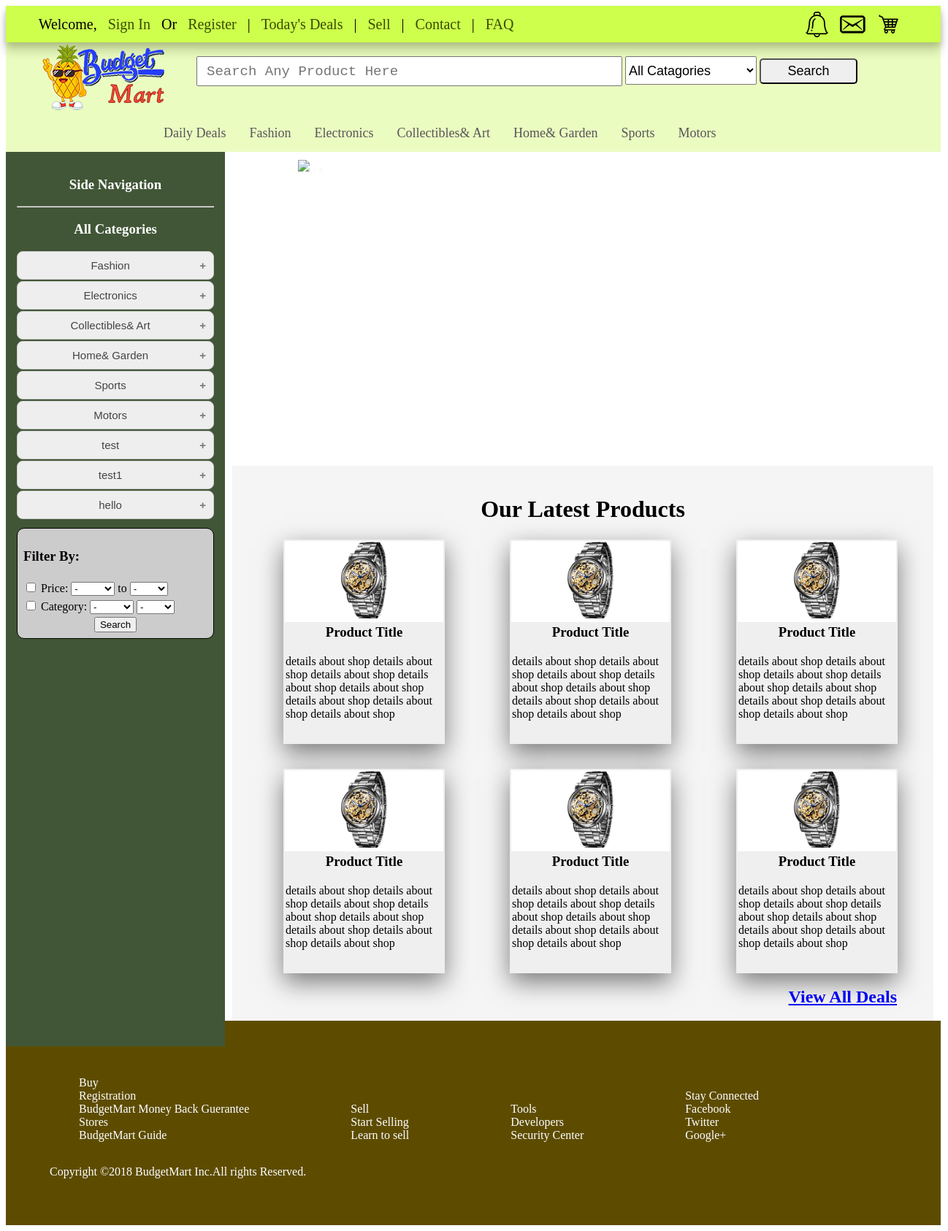
The page / on the database its author committed.
### tables this page shows
CREATE TABLE IF NOT EXISTS `category` (
  `cat_id` int(11) NOT NULL AUTO_INCREMENT,
  `cat_name` varchar(30) DEFAULT NULL,
  `cat_icon` varchar(30) DEFAULT NULL,
  `cat_pic` varchar(30) DEFAULT NULL,
  PRIMARY KEY (`cat_id`)
);

### index.php (the view, shortened to what this page needs)
<?php
  include('plugins/connect.php');
?>
<!DOCTYPE html>
<html>
<head>
	 <link rel="stylesheet" type="text/css" href="plugins/style.css">
</head>
<body>
<div class="nav-top">
	       <div class="nav-top-leftpart">
	       	 Welcome,
           <a href="login/">Sign In</a> Or
           <a href="Register/">Register</a> |
           <a href="#">Today's Deals</a> |
           <a href="#">Sell</a> |
           <a href="#">Contact</a> |
           <a href="#">FAQ</a>
	       </div>
         <div class="nav-top-rightpart">
      <a href="#"><img src="plugins/images/notifications_icon.png"></a>
         <a href="#"><img src="plugins/images/messege.png"></a>
          <a href="#"><img src="plugins/images/cart.png"></a>
         </div>
	  </div>
   <div class="nav-mid">
   	 <a href="index.php"> <img src="plugins/images/logo.png"></a>
   	 <div class="nav-mid_search">
   	 	<input style="    font-size: 19px;
    font-family: monospace;
    padding-left: 12px;" type="text" name="search" placeholder="Search Any Product Here">
   	   <select>
   	   	     <option>All Catagories</option>
   	   </select>
   	   <input type="submit" name="" value="Search">
   	 </div>
   </div>
   <div class="nav-bar">
     <ul>
      <li><a href="#">Daily Deals</a></li>
<?php
     $sql1="SELECT cat_name,cat_icon,cat_pic FROM category LIMIT 6;";
     $r1=$conn->query($sql1);
   if($r1->num_rows > 0)
 {
    while($cat_row = $r1->fetch_assoc())
    {
        $cat_name=$cat_row['cat_name'];
     ?>
   <li class="dropdown">
        <a class="dropbtn" href="#"><?php echo $cat_name; ?></a>
    </li>
   <?php
    }
 }
?>
     </ul>
   </div>
 <div class="side-nav">
    <h3 style="text-align:center;color:white;">Side Navigation</h3> <hr>
    <h3 style="text-align:center;color:white;">All Categories</h3>
    <div class="all-menu">
    <?php
          $sql="SELECT cat_id,cat_name FROM category";
     $r=$conn->query($sql);
     if($r->num_rows > 0)
 {
    while($row = $r->fetch_assoc())
    {
          $cat_name=$row['cat_name'];
?>
<button class="accordion" style="text-align:center;" > <?php echo $cat_name; ?> </button>
<?php
    }
}
    ?>
    </div>
  <form class="" action="index.html" method="post">
  <table style="background-color:#ccc;border-radius:10px;border:1px solid black;margin-top:10px;padding:5px;width:270px;">
    <tr>
      <td >   <h3 >Filter By:</h3> </td>
    </tr>
     <tr>
       <td>
         <input type="checkbox" name="price" value=""> Price:
         <select class="" name="">
           <option value="-"> - </option>
         </select>
         to
         <select class="" name="">
             <option value="-"> - </option>
         </select>
       </td>
     </tr>
     <tr>
       <td>
         <input type="checkbox" name="cat_info" value=""> Category:
         <select class="" name="">
            <option value="0"> - </option>
         </select>
         <select class="" name="">
             <option value="-"> -</option>
         </select>
       </td>
     </tr>
     <tr>
       <td style="text-align:center;">
         <input type="submit" name="search" value="Search">
       </td>
     </tr>
  </table>
  </form>
  </div>
	<div class="slideshow-container">
  <div class="mySlides fade">
    <div class="numbertext">1 / 3</div>
    <img src="plugins/images/slide_1.jpg">
  </div>
		</div>
  <div class="section">
     <h1>Our Latest Products</h1>  <br>
		       <div class="ad-post">
		       	  <table>
            <tr style="background-color: white;"><th ><a href="# "><img style="width: 30%;" src="plugins/images/watch_1.jpg"> </a> </th></tr>
              <tr ><td><a href="#"><h3 style="margin:0;text-align: center;">Product Title</h3> </a> </td></tr>
                  <tr ><td><p style="overflow: auto;">
                  details about shop details about shop details about shop details about shop
                  details about shop details about shop details about shop details about shop
                 </p></td></tr>
              </table>
          </div>
          <div class="ad-post">
              <table>
            <tr style="background-color: white;"><th ><a href="# "><img style="width: 30%;" src="plugins/images/watch_1.jpg"> </a> </th></tr>
              <tr ><td><a href="#"><h3 style="margin:0;text-align: center;">Product Title</h3> </a> </td></tr>
                  <tr ><td><p style="overflow: auto;">
                  details about shop details about shop details about shop details about shop
                  details about shop details about shop details about shop details about shop
                 </p></td></tr>
              </table>
          </div>
          <div class="ad-post">
              <table>
            <tr style="background-color: white;"><th ><a href="# "><img style="width: 30%;" src="plugins/images/watch_1.jpg"> </a> </th></tr>
              <tr ><td><a href="#"><h3 style="margin:0;text-align: center;">Product Title</h3> </a> </td></tr>
                  <tr ><td><p style="overflow: auto;">
                  details about shop details about shop details about shop details about shop
                  details about shop details about shop details about shop details about shop
                 </p></td></tr>
              </table>
          </div>
          <div class="ad-post">
              <table>
            <tr style="background-color: white;"><th ><a href="# "><img style="width: 30%;" src="plugins/images/watch_1.jpg"> </a> </th></tr>
              <tr ><td><a href="#"><h3 style="margin:0;text-align: center;">Product Title</h3> </a> </td></tr>
                  <tr ><td><p style="overflow: auto;">
                  details about shop details about shop details about shop details about shop
                  details about shop details about shop details about shop details about shop
                 </p></td></tr>
              </table>
          </div>
          <div class="ad-post">
              <table>
            <tr style="background-color: white;"><th ><a href="# "><img style="width: 30%;" src="plugins/images/watch_1.jpg"> </a> </th></tr>
              <tr ><td><a href="#"><h3 style="margin:0;text-align: center;">Product Title</h3> </a> </td></tr>
                  <tr ><td><p style="overflow: auto;">
                  details about shop details about shop details about shop details about shop
                  details about shop details about shop details about shop details about shop
                 </p></td></tr>
              </table>
          </div>
          <div class="ad-post">
              <table>
            <tr style="background-color: white;"><th ><a href="# "><img style="width: 30%;" src="plugins/images/watch_1.jpg"> </a> </th></tr>
              <tr ><td><a href="#"><h3 style="margin:0;text-align: center;">Product Title</h3> </a> </td></tr>
                  <tr ><td><p style="overflow: auto;">
                  details about shop details about shop details about shop details about shop
                  details about shop details about shop details about shop details about shop
                 </p></td></tr>
              </table>
          </div>
         <h2><a href="#">View All Deals</a></h2>
	</div>
  <div class="footer">
		  <ul>
		  	 <li><a href="#">Buy</a></li>
		  	 <li><a href="#">Registration</a></li>
		  	 <li><a href="#">BudgetMart Money Back Guerantee</a></li>
		  	 <li><a href="#">Stores</a></li>
		  	 <li><a href="#">BudgetMart Guide</a></li>
		  </ul>
		  <ul>
		  	<li><a href="#">Sell</a></li>
		  	<li><a href="#">Start Selling</a></li>
		  	<li><a href="#">Learn to sell</a></li>
		  </ul>
		  <ul>
		  	 <li><a href="#">Tools</a></li>
		  	 <li><a href="#">Developers</a></li>
		  	 <li><a href="#">Security Center</a></li>
		  </ul>
		  <ul>
		  	<li><a href="#">Stay Connected</a></li>
		  	<li><a href="#">Facebook</a></li>
		  	<li><a href="#">Twitter</a></li>
		  	<li><a href="#">Google+</a></li>
		  </ul>
		  <p>
		  	Copyright &copy;2018 BudgetMart Inc.All rights Reserved.
		  </p>
	</div>
</body>
</html>

### rows shown on the page
category: cat_name "Fashion"
category: cat_name "Electronics"
category: cat_name "Collectibles& Art"
category: cat_name "Home& Garden"
category: cat_name "Sports"
category: cat_name "Motors"
category: cat_name "test"
category: cat_name "test1"
category: cat_name "hello"
